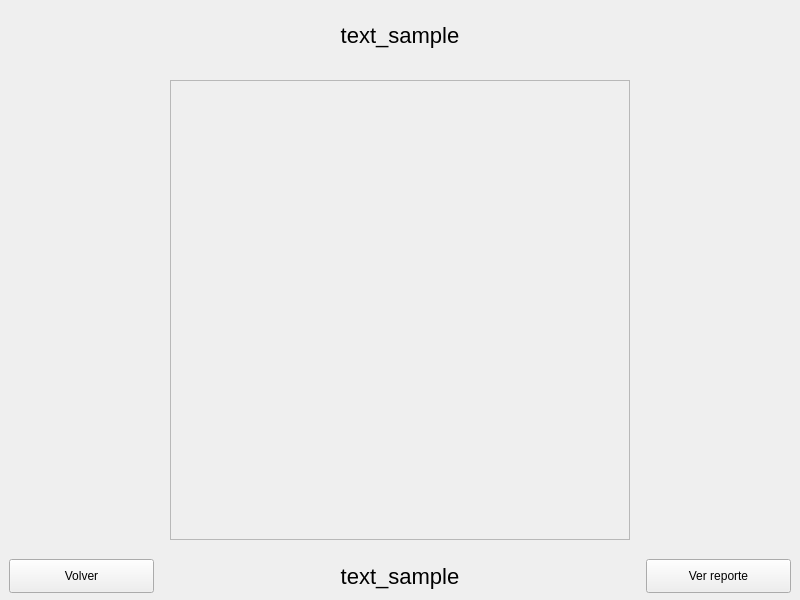
<?xml version="1.0" encoding="UTF-8"?>
<ui version="4.0">
 <class>MainWindow</class>
 <widget class="QMainWindow" name="MainWindow">
  <property name="geometry">
   <rect>
    <x>0</x>
    <y>0</y>
    <width>800</width>
    <height>600</height>
   </rect>
  </property>
  <property name="sizePolicy">
   <sizepolicy hsizetype="Preferred" vsizetype="Preferred">
    <horstretch>0</horstretch>
    <verstretch>0</verstretch>
   </sizepolicy>
  </property>
  <property name="minimumSize">
   <size>
    <width>800</width>
    <height>600</height>
   </size>
  </property>
  <property name="maximumSize">
   <size>
    <width>800</width>
    <height>600</height>
   </size>
  </property>
  <property name="cursor">
   <cursorShape>ArrowCursor</cursorShape>
  </property>
  <property name="windowTitle">
   <string>Yoshi's World</string>
  </property>
  <property name="styleSheet">
   <string notr="true">/*
 *
 *  Simple Stylesheet inspired on Bootstrap for Qt Designer / Qt Creator 
 *  File: bootstylesheet.css
 *  Author: JuanLoaiza007
 *  Version: 1.1.1
 *
 */

/*  # Español
 *  Instrucciones para aplicar en Qt Designer / Qt Creator
 *  1. Busque la vista de Inspector de objetos &gt;&gt; Objeto &gt;&gt; &quot;MainWindow&quot;.
 *  2. Dale clic derecho a &quot;MainWindow&quot; y seleccione &quot;Cambiar HojaDeEstilos&quot; o algo similar.
 *  3. Pegue el contenido de este archivo ahí.
 *  4. De clic en Aplicar y Aceptar.
 *  5. Para aplicar los estilos seleccione un objeto, en el Editor de Propiedades agregue un Filtro tipo cadena de texto y nombrelo &quot;class&quot;.
 *  6. En el Editor de Propiedades habrá una seccion nueva llamada &quot;Propiedades dinámicas&quot; y una propiedad llamada &quot;class&quot;, en la casilla de la derecha aplique todos los estilos que desee, eg. &quot;btn btn-outline-primary br-4&quot;. 
 */

/*  # English
 *  Instructions to apply in Qt Designer / Qt Creator
 *  1. Keep an eye on the Object Inspector &gt;&gt; Object &gt;&gt; &quot;MainWindow&quot;.
 *  2. Right click on &quot;MainWindow&quot; and select &quot;Change StyleSheet&quot; or something similar.
 *  3. Paste the content of this file there.
 *  4. Click Apply and Accept.
 *  5. To apply the styles, select an object, in the Properties Editor add a Text String Filter and name it &quot;class&quot;.
 *  6. In the Property Editor there will be a new section called &quot;Dynamic Properties&quot; and a property called &quot;class&quot;, in the box on the right apply all the styles you want, eg. &quot;btn btn-outline-primary br-4&quot;. 
 */

QMainWindow {
  font-family: &quot;sans-serif&quot;;
}

/* Border Settings */
/* Border Side Weight */
.nb {
  border: 0px solid;
}
.b-st-1 {
  border-top: 1px solid;
}
.b-sb-1 {
  border-bottom: 1px solid;
}
.b-sl-1 {
  border-left: 1px solid;
}
.b-sr-1 {
  border-right: 1px solid;
}
.b-st-2 {
  border-top: 2px solid;
}
.b-sb-2 {
  border-bottom: 2px solid;
}
.b-sl-2 {
  border-left: 2px solid;
}
.b-sr-2 {
  border-right: 2px solid;
}
.b-st-3 {
  border-top: 3px solid;
}
.b-sb-3 {
  border-bottom: 3px solid;
}
.b-sl-3 {
  border-left: 3px solid;
}
.b-sr-3 {
  border-right: 3px solid;
}
.b-st-4 {
  border-top: 4px solid;
}
.b-sb-4 {
  border-bottom: 4px solid;
}
.b-sl-4 {
  border-left: 4px solid;
}
.b-sr-4 {
  border-right: 4px solid;
}

/* Radius */
.br-1 {
  border-radius: 10px;
}

.br-2 {
  border-radius: 15px;
}

.br-3 {
  border-radius: 20px;
}

.br-4 {
  border-radius: 25px;
}

/* Background colors */
.background-white {
  background-color: white;
}
.background-light {
  background-color: #f8f9fa;
}
.background-black {
  background-color: black;
}
.background-primary {
  background-color: #0d6efd;
}
.background-success {
  background-color: #198754;
}
.background-warning {
  background-color: #ffc720;
}
.background-danger {
  background-color: #dc3545;
}

/* Colors */
.color-white {
  color: white;
}
.color-light {
  color: #f8f9fa;
}
.color-black {
  color: black;
}
.color-primary {
  color: #0d6efd;
}
.color-success {
  color: #198754;
}
.color-warning {
  color: #ffc720;
}
.color-danger {
  color: #dc3545;
}

/* Buttons */
.ficha {
  font-weight: 500;
  padding: 0px 0px;
  font-size: 18px;
  border-radius: 0px;
  border: 1px solid;
}

.btn {
  font-weight: 500;
  color: white;
  background-color: gray;
  padding: 6px 12px;
  font-size: 18px;
  border-radius: 10px;
  border: 1px solid;
}

.btn-primary {
  color: #fff;
  background-color: #0d6efd;
  border-color: #0d6efd;
}
.btn-primary:hover {
  color: #fff;
  background-color: #0b5ed7;
  border-color: #0a58ca;
}

.btn-secondary {
  color: #fff;
  background-color: #6c757d;
  border-color: #6c757d;
}
.btn-secondary:hover {
  color: #fff;
  background-color: #5c636a;
  border-color: #565e64;
}

.btn-success {
  color: #fff;
  background-color: #198754;
  border-color: #198754;
}
.btn-success:hover {
  color: #fff;
  background-color: #157347;
  border-color: #146c43;
}

.btn-warning {
  color: #000;
  background-color: #ffc107;
  border-color: #ffc107;
}
.btn-warning:hover {
  color: #000;
  background-color: #ffca2c;
  border-color: #ffc720;
}

.btn-danger {
  color: #fff;
  background-color: #dc3545;
  border-color: #dc3545;
}
.btn-danger:hover {
  color: #fff;
  background-color: #bb2d3b;
  border-color: #b02a37;
}

.btn-light {
  color: #000;
  background-color: #f8f9fa;
  border-color: #f8f9fa;
}
.btn-light:hover {
  color: #000;
  background-color: #f9fafb;
  border-color: #f9fafb;
}

.btn-dark {
  color: #fff;
  background-color: #212529;
  border-color: #212529;
}
.btn-dark:hover {
  color: #fff;
  background-color: #1c1f23;
  border-color: #1a1e21;
}

.btn-outline-primary {
  background-color: white;
  color: #0d6efd;
  border-color: #0d6efd;
}
.btn-outline-primary:hover {
  color: #fff;
  background-color: #0d6efd;
  border-color: #0d6efd;
}

.btn-outline-secondary {
  background-color: white;
  color: #6c757d;
  border-color: #6c757d;
}
.btn-outline-secondary:hover {
  color: #fff;
  background-color: #6c757d;
  border-color: #6c757d;
}

.btn-outline-success {
  background-color: white;
  color: #198754;
  border-color: #198754;
}
.btn-outline-success:hover {
  color: #fff;
  background-color: #198754;
  border-color: #198754;
}

.btn-outline-info {
  background-color: white;
  color: #0dcaf0;
  border-color: #0dcaf0;
}
.btn-outline-info:hover {
  color: #000;
  background-color: #0dcaf0;
}

.btn-outline-warning {
  background-color: white;
  color: #ffc107;
  border-color: #ffc107;
}
.btn-outline-warning:hover {
  color: #000;
  background-color: #ffc107;
  border-color: #ffc107;
}

.btn-outline-danger {
  background-color: white;
  color: #dc3545;
  border-color: #dc3545;
}
.btn-outline-danger:hover {
  color: #fff;
  background-color: #dc3545;
  border-color: #dc3545;
}

.btn-outline-light {
  background-color: #41464b;
  color: #f8f9fa;
  border-color: #f8f9fa;
}
.btn-outline-light:hover {
  color: #000;
  background-color: #f8f9fa;
  border-color: #f8f9fa;
}

.btn-outline-dark {
  background-color: white;
  color: #212529;
  border-color: #212529;
}
.btn-outline-dark:hover {
  color: #fff;
  background-color: #212529;
  border-color: #212529;
}

.btn-link {
  background-color: white;
  font-weight: 400;
  color: #0d6efd;
  text-decoration: underline;
}
.btn-link:hover {
  color: #0a58ca;
}

/* Title sizes */
QLabel {
  font-size: 22px;
}

.h1 {
  font-size: 42px;
}

.h2 {
  font-size: 36px;
}

.h3 {
  font-size: 32px;
}

.h4 {
  font-size: 28px;
}

.h5 {
  font-size: 22px;
}

.h6 {
  font-size: 18px;
}

/* Alerts */
.alert {
  border: 1px solid;
}

.alert-primary {
  color: #084298;
  background-color: #cfe2ff;
  border-color: #b6d4fe;
}
.alert-secondary {
  color: #41464b;
  background-color: #e2e3e5;
  border-color: #d3d6d8;
}
.alert-success {
  color: #0f5132;
  background-color: #d1e7dd;
  border-color: #badbcc;
}
.alert-info {
  color: #055160;
  background-color: #cff4fc;
  border-color: #b6effb;
}
.alert-warning {
  color: #664d03;
  background-color: #fff3cd;
  border-color: #ffecb5;
}
.alert-danger {
  color: #842029;
  background-color: #f8d7da;
  border-color: #f5c2c7;
}
.alert-light {
  color: #636464;
  background-color: #fefefe;
  border-color: #fdfdfe;
}
.alert-dark {
  color: #141619;
  background-color: #d3d3d4;
  border-color: #bcbebf;
}</string>
  </property>
  <widget class="QWidget" name="centralwidget">
   <property name="class" stdset="0">
    <string>background-white</string>
   </property>
   <layout class="QVBoxLayout" name="verticalLayout">
    <property name="spacing">
     <number>0</number>
    </property>
    <property name="leftMargin">
     <number>0</number>
    </property>
    <property name="topMargin">
     <number>0</number>
    </property>
    <property name="rightMargin">
     <number>0</number>
    </property>
    <property name="bottomMargin">
     <number>0</number>
    </property>
    <item>
     <widget class="QFrame" name="header">
      <property name="minimumSize">
       <size>
        <width>800</width>
        <height>70</height>
       </size>
      </property>
      <property name="maximumSize">
       <size>
        <width>16777215</width>
        <height>70</height>
       </size>
      </property>
      <property name="frameShape">
       <enum>QFrame::NoFrame</enum>
      </property>
      <property name="frameShadow">
       <enum>QFrame::Raised</enum>
      </property>
      <layout class="QHBoxLayout" name="horizontalLayout_3">
       <item>
        <widget class="QLabel" name="lbl_titulo">
         <property name="text">
          <string>text_sample</string>
         </property>
         <property name="alignment">
          <set>Qt::AlignCenter</set>
         </property>
         <property name="class" stdset="0">
          <string>h1 color-success</string>
         </property>
        </widget>
       </item>
      </layout>
     </widget>
    </item>
    <item>
     <widget class="QFrame" name="body">
      <property name="minimumSize">
       <size>
        <width>800</width>
        <height>340</height>
       </size>
      </property>
      <property name="frameShape">
       <enum>QFrame::NoFrame</enum>
      </property>
      <property name="frameShadow">
       <enum>QFrame::Raised</enum>
      </property>
      <layout class="QGridLayout" name="gridLayout">
       <item row="0" column="0">
        <widget class="QFrame" name="mainFrame">
         <property name="maximumSize">
          <size>
           <width>460</width>
           <height>460</height>
          </size>
         </property>
         <property name="frameShape">
          <enum>QFrame::StyledPanel</enum>
         </property>
         <property name="frameShadow">
          <enum>QFrame::Raised</enum>
         </property>
         <layout class="QHBoxLayout" name="horizontalLayout">
          <property name="spacing">
           <number>0</number>
          </property>
          <property name="leftMargin">
           <number>0</number>
          </property>
          <property name="topMargin">
           <number>0</number>
          </property>
          <property name="rightMargin">
           <number>0</number>
          </property>
          <property name="bottomMargin">
           <number>0</number>
          </property>
          <item>
           <layout class="QGridLayout" name="mainGridLayout">
            <property name="spacing">
             <number>0</number>
            </property>
           </layout>
          </item>
         </layout>
        </widget>
       </item>
      </layout>
     </widget>
    </item>
    <item>
     <widget class="QFrame" name="footer">
      <property name="minimumSize">
       <size>
        <width>800</width>
        <height>50</height>
       </size>
      </property>
      <property name="maximumSize">
       <size>
        <width>16777215</width>
        <height>50</height>
       </size>
      </property>
      <property name="frameShape">
       <enum>QFrame::NoFrame</enum>
      </property>
      <property name="frameShadow">
       <enum>QFrame::Raised</enum>
      </property>
      <property name="class" stdset="0">
       <string>background-success</string>
      </property>
      <layout class="QHBoxLayout" name="horizontalLayout_4">
       <item>
        <widget class="QPushButton" name="btn_volver">
         <property name="minimumSize">
          <size>
           <width>145</width>
           <height>34</height>
          </size>
         </property>
         <property name="maximumSize">
          <size>
           <width>145</width>
           <height>34</height>
          </size>
         </property>
         <property name="cursor">
          <cursorShape>PointingHandCursor</cursorShape>
         </property>
         <property name="text">
          <string>Volver</string>
         </property>
         <property name="class" stdset="0">
          <string>btn btn-outline-dark h6</string>
         </property>
        </widget>
       </item>
       <item>
        <widget class="QLabel" name="lbl_estado_agente">
         <property name="minimumSize">
          <size>
           <width>0</width>
           <height>34</height>
          </size>
         </property>
         <property name="text">
          <string>text_sample</string>
         </property>
         <property name="alignment">
          <set>Qt::AlignCenter</set>
         </property>
         <property name="class" stdset="0">
          <string>h5 color-white</string>
         </property>
        </widget>
       </item>
       <item>
        <widget class="QPushButton" name="btn_ver_reporte">
         <property name="minimumSize">
          <size>
           <width>145</width>
           <height>34</height>
          </size>
         </property>
         <property name="maximumSize">
          <size>
           <width>145</width>
           <height>34</height>
          </size>
         </property>
         <property name="cursor">
          <cursorShape>PointingHandCursor</cursorShape>
         </property>
         <property name="text">
          <string>Ver reporte</string>
         </property>
         <property name="class" stdset="0">
          <string>btn btn-outline-danger h6</string>
         </property>
        </widget>
       </item>
      </layout>
     </widget>
    </item>
   </layout>
  </widget>
 </widget>
 <resources/>
 <connections/>
</ui>
